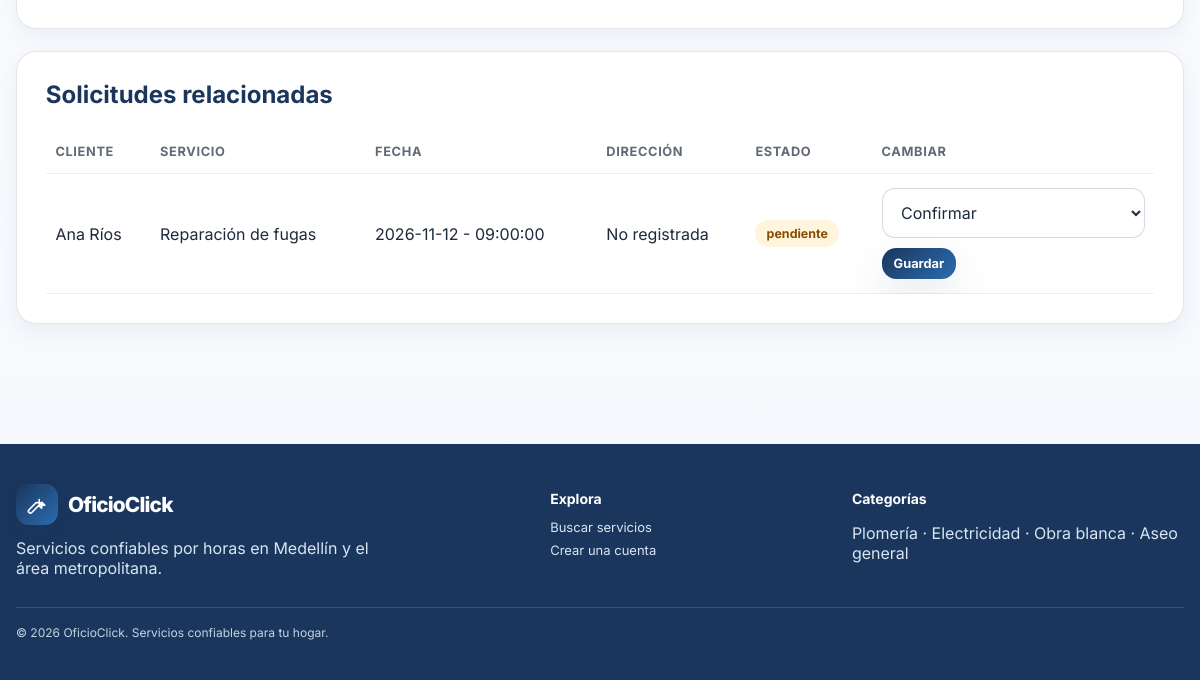
Page /index.php?page=worker-dashboard (signed in, lower part) on the earlier database version.
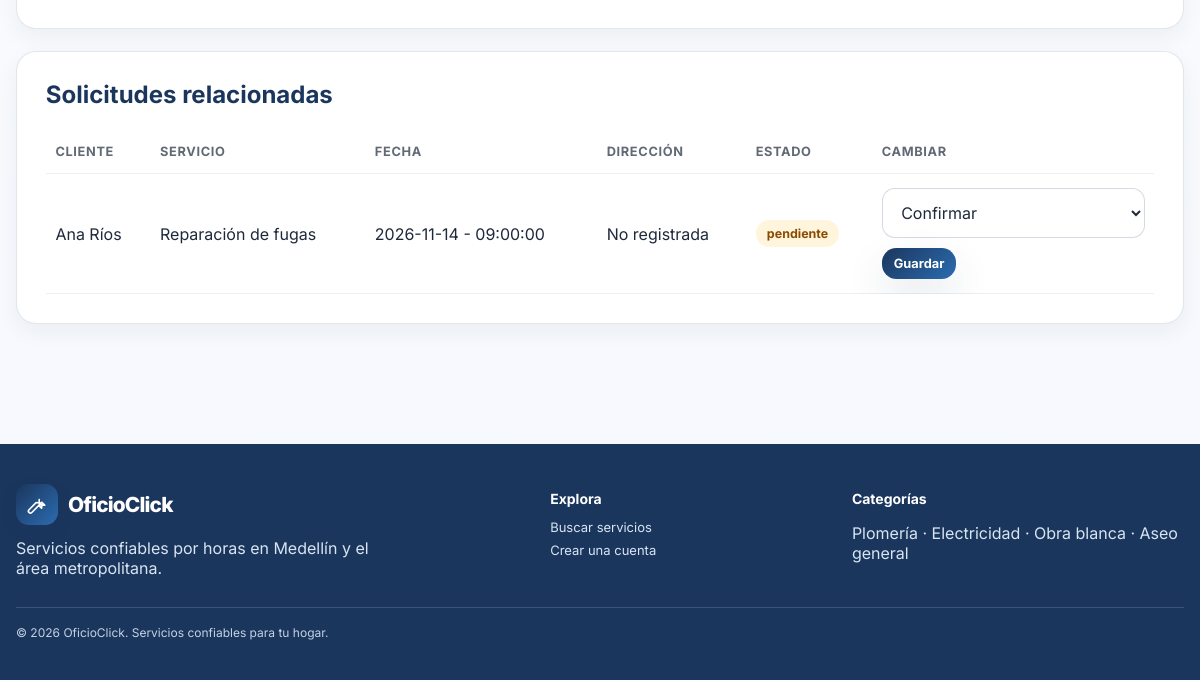
Same page on the later database version.
### tables this page shows
CREATE TABLE IF NOT EXISTS `reserva` (
  `id` INT UNSIGNED NOT NULL AUTO_INCREMENT,
  `cliente_id` INT UNSIGNED NOT NULL,
  `servicio_id` INT UNSIGNED NOT NULL,
  `fecha` DATE NOT NULL,
  `hora` TIME NOT NULL,
  `direccion_atencion` VARCHAR(255) DEFAULT NULL,
  `estado` ENUM('pendiente','confirmada','finalizada','cancelada') NOT NULL DEFAULT 'pendiente',
  `created_at` TIMESTAMP NOT NULL DEFAULT CURRENT_TIMESTAMP,
  PRIMARY KEY (`id`),
  KEY `idx_reserva_cliente` (`cliente_id`),
  KEY `idx_reserva_servicio` (`servicio_id`),
  CONSTRAINT `fk_reserva_cliente` FOREIGN KEY (`cliente_id`) REFERENCES `usuario` (`id`),
  CONSTRAINT `fk_reserva_servicio` FOREIGN KEY (`servicio_id`) REFERENCES `servicio` (`id`)
);

CREATE TABLE IF NOT EXISTS `usuario` (
  `id` INT UNSIGNED NOT NULL AUTO_INCREMENT,
  `rol_id` INT UNSIGNED NOT NULL,
  `ciudad_id` INT UNSIGNED DEFAULT NULL,
  `nombre` VARCHAR(100) NOT NULL,
  `apellido` VARCHAR(100) NOT NULL,
  `email` VARCHAR(150) NOT NULL,
  `telefono` VARCHAR(40) DEFAULT NULL,
  `documento_identidad` VARCHAR(30) DEFAULT NULL,
  `direccion` VARCHAR(255) DEFAULT NULL,
  `password_hash` VARCHAR(255) NOT NULL,
  `estado` ENUM('activo','inactivo','pendiente') NOT NULL DEFAULT 'activo',
  `created_at` TIMESTAMP NOT NULL DEFAULT CURRENT_TIMESTAMP,
  `updated_at` TIMESTAMP NOT NULL DEFAULT CURRENT_TIMESTAMP ON UPDATE CURRENT_TIMESTAMP,
  PRIMARY KEY (`id`),
  UNIQUE KEY `uq_usuario_email` (`email`),
  UNIQUE KEY `uq_usuario_documento` (`documento_identidad`),
  KEY `idx_usuario_rol` (`rol_id`),
  KEY `idx_usuario_ciudad` (`ciudad_id`),
  CONSTRAINT `fk_usuario_rol` FOREIGN KEY (`rol_id`) REFERENCES `rol` (`id`),
  CONSTRAINT `fk_usuario_ciudad` FOREIGN KEY (`ciudad_id`) REFERENCES `ciudad` (`id`)
);

CREATE TABLE IF NOT EXISTS `servicio` (
  `id` INT UNSIGNED NOT NULL AUTO_INCREMENT,
  `trabajador_id` INT UNSIGNED NOT NULL,
  `categoria_id` INT UNSIGNED NOT NULL,
  `titulo` VARCHAR(150) NOT NULL,
  `descripcion` TEXT NOT NULL,
  `precio` DECIMAL(10,2) NOT NULL,
  `estado` ENUM('activo','inactivo') NOT NULL DEFAULT 'activo',
  `disponible` TINYINT(1) NOT NULL DEFAULT 1,
  `created_at` TIMESTAMP NOT NULL DEFAULT CURRENT_TIMESTAMP,
  `updated_at` TIMESTAMP NOT NULL DEFAULT CURRENT_TIMESTAMP ON UPDATE CURRENT_TIMESTAMP,
  PRIMARY KEY (`id`),
  KEY `idx_servicio_trabajador` (`trabajador_id`),
  KEY `idx_servicio_categoria` (`categoria_id`),
  CONSTRAINT `chk_servicio_precio` CHECK (`precio` > 0),
  CONSTRAINT `fk_servicio_trabajador` FOREIGN KEY (`trabajador_id`) REFERENCES `usuario` (`id`),
  CONSTRAINT `fk_servicio_categoria` FOREIGN KEY (`categoria_id`) REFERENCES `categoria` (`id`)
);

### public/index.php (called while the page is built, shortened)
<?php
$page = $_GET['page'] ?? 'home';
$viewData = [];
switch ($page) {
    case 'worker-dashboard':
        $viewData['reservations'] = fetchReservationsForUser((int) $_SESSION['user']['id'], 'Trabajador');
        break;
}
include __DIR__ . '/../views/layouts/base.php';

### app/helpers.php (called while the page is built, shortened)
<?php
function dbConnection(): ?mysqli
{
    static $connection = null;
    if (is_object($connection) && $connection instanceof mysqli) {
        return $connection;
    }
    try {
        $connection = @mysqli_connect(DB_HOST, DB_USER, DB_PASS, DB_NAME, DB_PORT);
    } catch (Throwable $e) {
        $connection = null;
        return null;
    }
    mysqli_set_charset($connection, 'utf8mb4');
    return $connection;
}
function e(string $value): string
{
    return htmlspecialchars($value ?? '', ENT_QUOTES, 'UTF-8');
}
function getFlash(): ?array
{
    $flash = $_SESSION['flash'];
    return $flash;
}
function fetchReservationsForUser(int $userId, string $role, array $filters = []): array
{
    $db = dbConnection();
    if ($role === 'Cliente') {
        $sql = 'SELECT r.*, cal.id AS calificacion_id, s.titulo, s.precio, c.nombre AS category_name, u.nombre AS worker_name, u.apellido AS worker_lastname
                FROM reserva r
                INNER JOIN servicio s ON s.id = r.servicio_id
                INNER JOIN categoria c ON c.id = s.categoria_id
                INNER JOIN usuario u ON u.id = s.trabajador_id
                LEFT JOIN calificacion cal ON cal.reserva_id = r.id
                WHERE r.cliente_id = ? ORDER BY r.fecha DESC, r.hora DESC';
        $stmt = mysqli_prepare($db, $sql);
        mysqli_stmt_bind_param($stmt, 'i', $userId);
        mysqli_stmt_execute($stmt);
    } elseif ($role === 'Trabajador') {
        $sql = 'SELECT r.*, s.titulo, s.precio, c.nombre AS category_name, u.nombre AS client_name, u.apellido AS client_lastname
                FROM reserva r
                INNER JOIN servicio s ON s.id = r.servicio_id
                INNER JOIN categoria c ON c.id = s.categoria_id
                INNER JOIN usuario u ON u.id = r.cliente_id
                WHERE s.trabajador_id = ? ORDER BY r.fecha DESC, r.hora DESC';
        $stmt = mysqli_prepare($db, $sql);
        mysqli_stmt_bind_param($stmt, 'i', $userId);
        mysqli_stmt_execute($stmt);
    }
    $result = mysqli_stmt_get_result($stmt);
    $rows = [];
    while ($row = mysqli_fetch_assoc($result)) {
        $rows[] = $row;
    }
    return $rows;
}

### views/worker-dashboard.php (the view, shortened to what the changed rows need)
<section class="section">
    <div class="container dashboard-shell">
        <div class="panel-card full-width-panel">
            <h2>Solicitudes relacionadas</h2>
            <?php if (empty($reservations)): ?>
                <div class="empty-state"><p>No hay solicitudes asociadas a tus servicios.</p></div>
            <?php else: ?>
                <div class="table-wrap">
                    <table>
                        <thead>
                            <tr>
                                <th>Cliente</th>
                                <th>Servicio</th>
                                <th>Fecha</th>
                                <th>Dirección</th>
                                <th>Estado</th>
                                <th>Cambiar</th>
                            </tr>
                        </thead>
                        <tbody>
                            <?php foreach ($reservations as $reservation): ?>
                                <tr>
                                    <td><?php echo e($reservation['client_name'] . ' ' . $reservation['client_lastname']); ?></td>
                                    <td><?php echo e($reservation['titulo']); ?></td>
                                    <td><?php echo e($reservation['fecha']); ?> - <?php echo e($reservation['hora']); ?></td>
                                    <td><?php echo e($reservation['direccion_atencion'] ?? 'No registrada'); ?></td>
                                    <td><span class="status-badge status-<?php echo e(strtolower($reservation['estado'])); ?>"><?php echo e($reservation['estado']); ?></span></td>
                                    <td>
                                        <?php if (in_array($reservation['estado'], ['pendiente', 'confirmada'], true)): ?>
                                        <form method="post" action="index.php" class="inline-form compact-inline"<?php echo $formErrorDescription; ?>>
                                            <select name="status" class="compact-select">
                                                <?php if ($reservation['estado'] === 'pendiente'): ?>
                                                    <option value="confirmada">Confirmar</option>
                                                <?php elseif ($reservation['estado'] === 'confirmada'): ?>
                                                    <option value="finalizada">Finalizar</option>
                                                <?php endif; ?>
                                            </select>
                                            <button class="btn btn-small btn-primary" type="submit">Guardar</button>
                                        </form>
                                        <?php else: ?>
                                            <span class="muted-text">Sin acciones disponibles</span>
                                        <?php endif; ?>
                                    </td>
                                </tr>
                            <?php endforeach; ?>
                        </tbody>
                    </table>
                </div>
            <?php endif; ?>
        </div>
    </div>
</section>

Differences in the rows shown:
changed reserva "No registrada": fecha "2026-11-12" → "2026-11-14"
